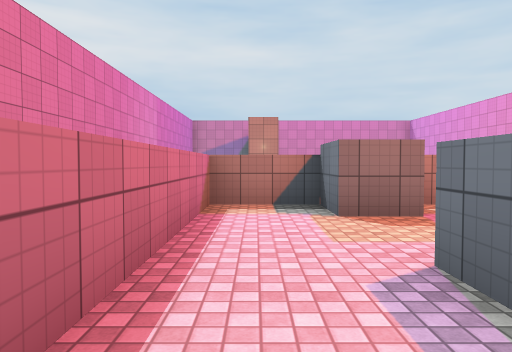
view 1 (above)

18 first-person views from a walk through a 3-D level made in the Unity game engine. The camera is 1.3 m above the floor, tilts 2° down and sees 70° across. The floor is counted in squares, 2 m on a side. Each view is taken from the middle of a square. On the plan, view 1 faces up. The plan holds only what a view shows up to about 11 squares ahead; the rest is blank. The player is left out. Some animated figures are left out. Surface patterns are stand-ins for the level's own textures.

view 2
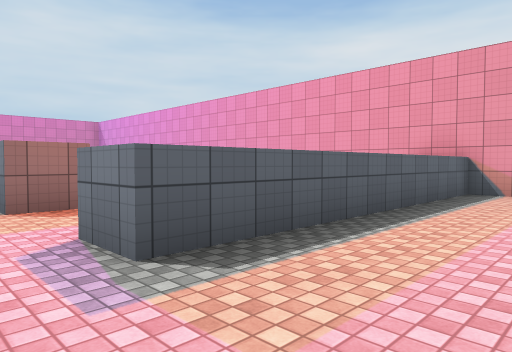

view 3
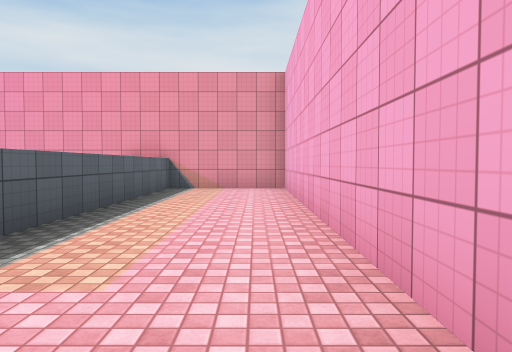

view 4
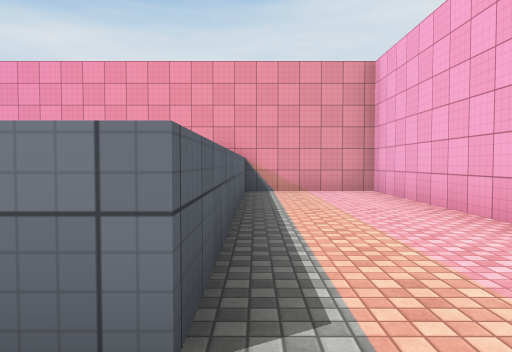

view 5
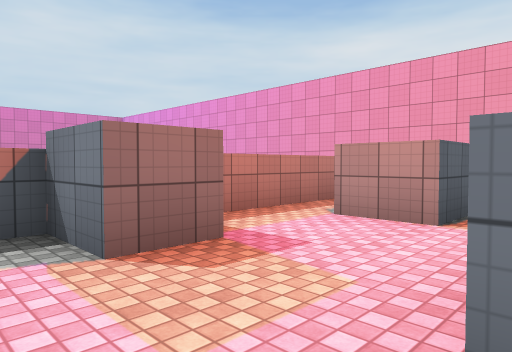

view 6
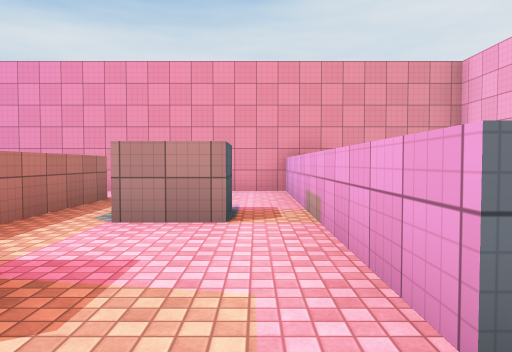

view 7
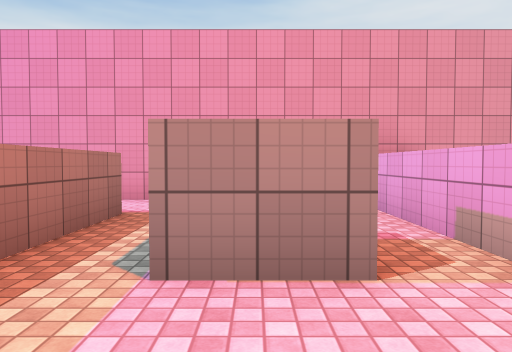

view 8
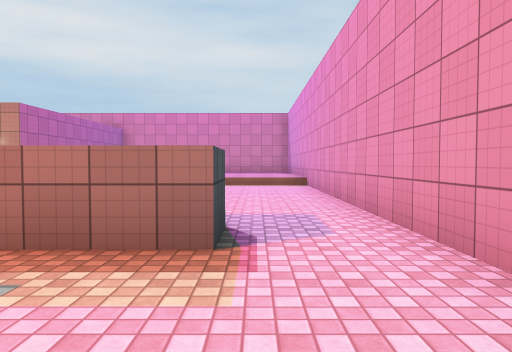

view 9
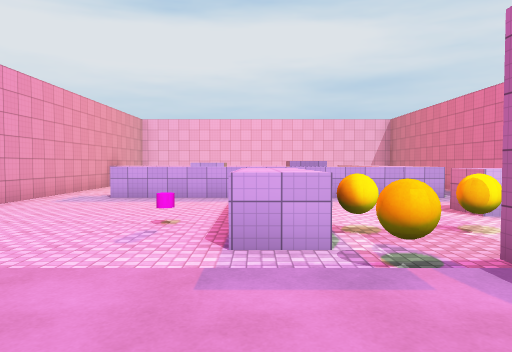

view 10
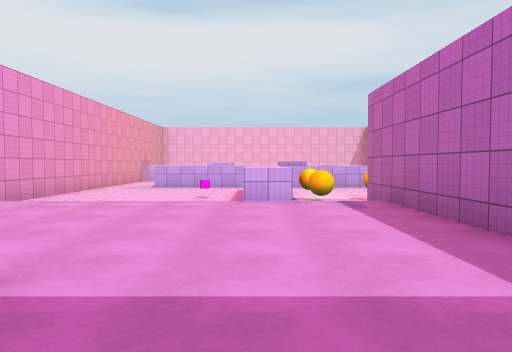

view 11
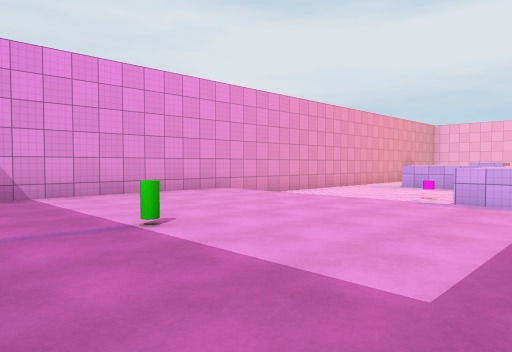

view 12
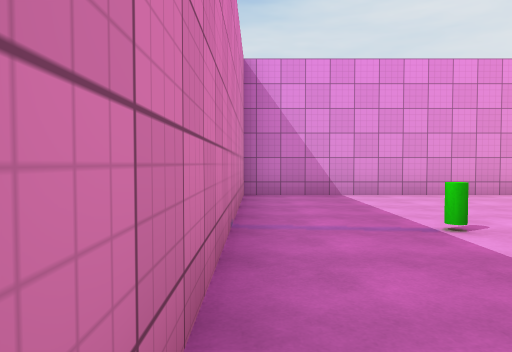

view 13
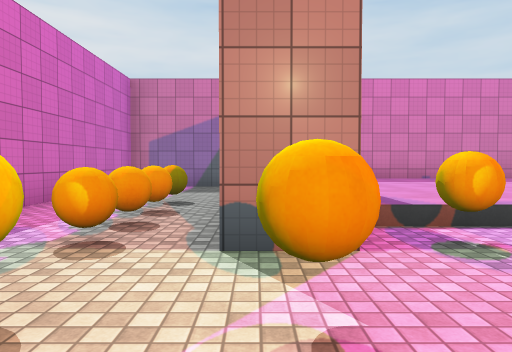

view 14
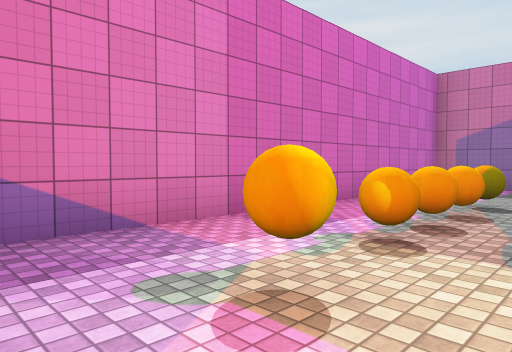

view 15
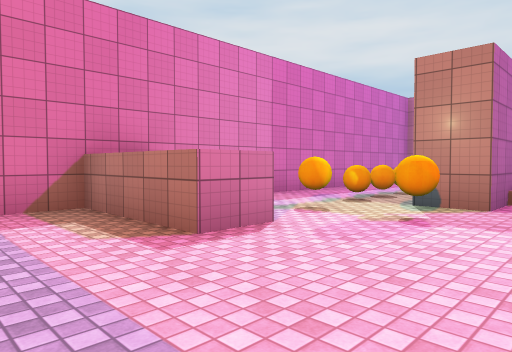

view 16
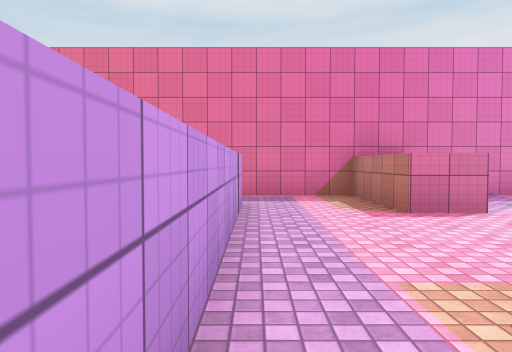

view 17
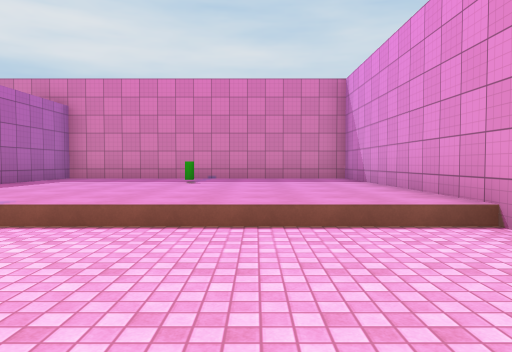

view 18
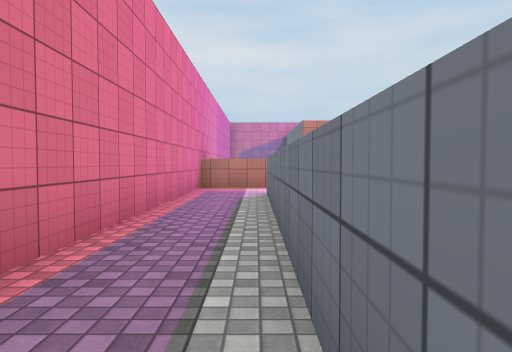

### Floor plan
Key: @ floor where view 1 was taken; # wall or solid block; . main floor; : floor 0.5 m higher than the main floor; / step, stairs or slope; O other object.
Columns run from 4 left of view 1 to 9 right of it. Each row starts with its distance up from view 1.
 21  #############
 20 # ..#::::::::#
 19 # ..#::::::::#
 18 # ..#::::O:::#
 17 #...#::::::::#
 16 #..O#::::::::#
 15 #..O#::::::::#
 14 #..O#////////#
 13 #..O#.O......#
 12 #.....O#.....#
 11 #..OO.O#O....#
 10 #  #...#.....#
  9 ####...#.....#
  8 #............#
  7 #............#
  6 #..########..#
  5 #..#.OO......#
  4 #..#....OO...#
  3 #..#.........#
  2 #..#..########
  1 #..#.........#
  0  ..#@........#
 -1   ...........#
 -2     ##########

Positions as (right, up) in squares from view 1, and headings:
1: (0, 0), facing up
2: (0, -1), facing up-right
3: (-1, -1), facing right
4: (0, 1), facing right
5: (0, 2), facing up-right
6: (0, 3), facing right
7: (2, 4), facing right
8: (7, 3), facing up
9: (3, 16), facing down
10: (3, 20), facing down
11: (1, 20), facing down-right
12: (1, 20), facing right
13: (0, 10), facing up
14: (0, 10), facing up-left
15: (2, 7), facing up-left
16: (4, 7), facing left
17: (6, 10), facing up
18: (-2, -1), facing up
